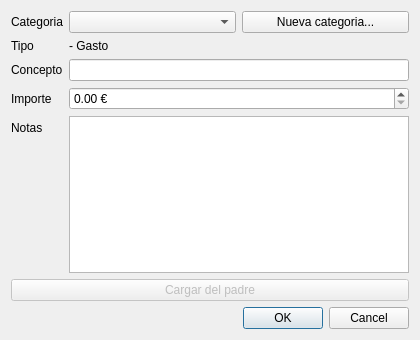
<?xml version="1.0" encoding="UTF-8"?>
<ui version="4.0">
 <class>DerivedRowDialog</class>
 <widget class="QDialog" name="DerivedRowDialog">
  <property name="geometry">
   <rect>
    <x>0</x>
    <y>0</y>
    <width>420</width>
    <height>340</height>
   </rect>
  </property>
  <property name="windowTitle">
   <string>Transaccion derivada</string>
  </property>
  <layout class="QVBoxLayout" name="verticalLayout">
   <item>
    <layout class="QFormLayout" name="formLayout">
     <item row="0" column="0">
      <widget class="QLabel" name="labelCategory">
       <property name="text">
        <string>Categoria</string>
       </property>
      </widget>
     </item>
      <item row="0" column="1">
       <layout class="QHBoxLayout" name="categoryLayout">
        <item>
         <widget class="QComboBox" name="comboCategory"/>
        </item>
        <item>
         <widget class="QPushButton" name="btnNewCategory">
          <property name="text">
           <string>Nueva categoria...</string>
          </property>
          <property name="toolTip">
           <string>Crea una subcategoria de la categoria seleccionada</string>
          </property>
         </widget>
        </item>
       </layout>
      </item>
     <item row="1" column="0">
      <widget class="QLabel" name="labelSign">
       <property name="text">
        <string>Tipo</string>
       </property>
      </widget>
     </item>
     <item row="1" column="1">
      <widget class="QLabel" name="labelSignHint">
       <property name="text">
        <string>- Gasto</string>
       </property>
      </widget>
     </item>
     <item row="2" column="0">
      <widget class="QLabel" name="labelConcept">
       <property name="text">
        <string>Concepto</string>
       </property>
      </widget>
     </item>
     <item row="2" column="1">
      <widget class="QLineEdit" name="lineEditConcept"/>
     </item>
     <item row="3" column="0">
      <widget class="QLabel" name="labelAmount">
       <property name="text">
        <string>Importe</string>
       </property>
      </widget>
     </item>
     <item row="3" column="1">
      <widget class="QDoubleSpinBox" name="doubleSpinBoxAmount">
       <property name="decimals">
        <number>2</number>
       </property>
       <property name="minimum">
        <double>0.000000000000000</double>
       </property>
       <property name="maximum">
        <double>999999999.990000000000000</double>
       </property>
       <property name="suffix">
        <string> &#8364;</string>
       </property>
      </widget>
     </item>
     <item row="4" column="0">
      <widget class="QLabel" name="labelNotes">
       <property name="text">
        <string>Notas</string>
       </property>
      </widget>
     </item>
     <item row="4" column="1">
      <widget class="QPlainTextEdit" name="plainTextEditNotes"/>
     </item>
    </layout>
   </item>
   <item>
    <widget class="QPushButton" name="btnLoadParent">
     <property name="enabled">
      <bool>false</bool>
     </property>
     <property name="text">
      <string>Cargar del padre</string>
     </property>
     <property name="toolTip">
      <string>Vuelca concepto, notas e importe del movimiento bancario en esta derivada</string>
     </property>
    </widget>
   </item>
   <item>
    <widget class="QDialogButtonBox" name="buttonBox">
     <property name="orientation">
      <enum>Qt::Horizontal</enum>
     </property>
     <property name="standardButtons">
      <set>QDialogButtonBox::Cancel|QDialogButtonBox::Ok</set>
     </property>
    </widget>
   </item>
  </layout>
 </widget>
 <resources/>
 <connections/>
</ui>
